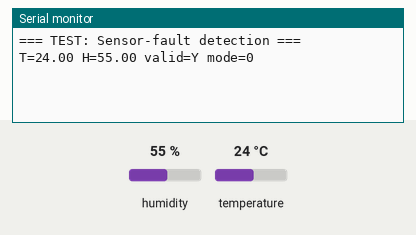
The sketch below on a simulated Arduino Uno, built with avr-gcc and run on an emulated ATmega328P. Parts: the last lines printed to the serial monitor. The inputs (shaded band) are chosen by the test bench; at power-on: humidity 55 %, temperature 24 °C.

Above: at 1.5 s.
1.6 s: humidity set to 22 %
At 3.9 s:
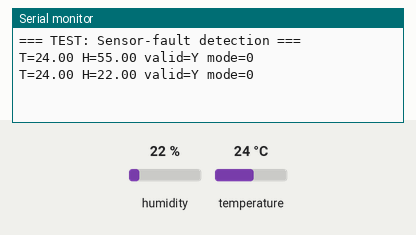
4.9 s: temperature set to 12 °C
At 6.0 s:
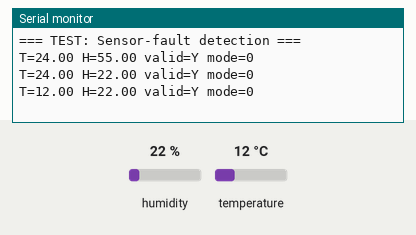
8.2 s: humidity set to 40 %
At 11.5 s:
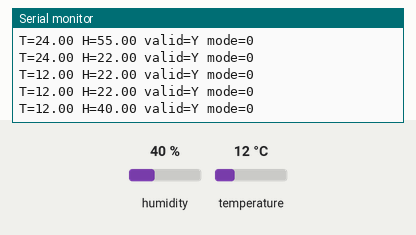
Timing chart, 0 to 13.0 s (numbered marks = the images above; inputs shaded):
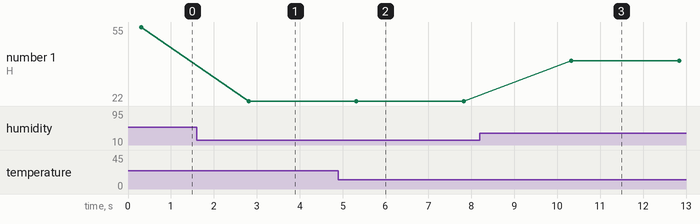

The sketch:

Full_Sensor_fault_Logic.ino
```cpp
#include <Arduino.h>
#include <DHT.h>

#define DHT_PIN  4
#define DHT_TYPE DHT22

DHT dht(DHT_PIN, DHT_TYPE);

enum SystemMode { AUTONOMOUS, MANUAL_OVERRIDE, SENSOR_FAULT };
SystemMode currentMode = AUTONOMOUS;
bool lastReadingValid  = false;

void setup() {
  Serial.begin(115200);
  delay(300);
  Serial.println(F("=== TEST: Sensor-fault detection ==="));
  dht.begin();
}

void loop() {
  float t = dht.readTemperature();
  float h = dht.readHumidity();

  bool valid = !isnan(t) && !isnan(h) &&
               t >= -40.0f && t <= 85.0f &&
               h >= 0.0f   && h <= 100.0f;

  lastReadingValid = valid;

  if (!valid && currentMode != SENSOR_FAULT) {
    currentMode = SENSOR_FAULT;
    Serial.println(F("[FAULT] DHT22 invalid -> SENSOR_FAULT"));
  } else if (valid && currentMode == SENSOR_FAULT) {
    Serial.println(F("[INFO] DHT22 recovered - still latched until long-press"));
  }

  Serial.print(F("T="));
  Serial.print(t);
  Serial.print(F(" H="));
  Serial.print(h);
  Serial.print(F(" valid="));
  Serial.print(valid ? "Y" : "N");
  Serial.print(F(" mode="));
  Serial.println((int)currentMode);

  delay(2500);
}
```

Measured:
- after the input at 1.6 s, the serial monitor: prints a new line after 1.2 s (image 1)
- after the input at 4.9 s, the serial monitor: prints a new line after 0.42 s (image 2)
- after the input at 8.2 s, the serial monitor: prints a new line after 2.1 s (image 3)
- plotted number 1: 55 → 22 after the input at 1.6 s, 22 → 40 after the input at 8.2 s
